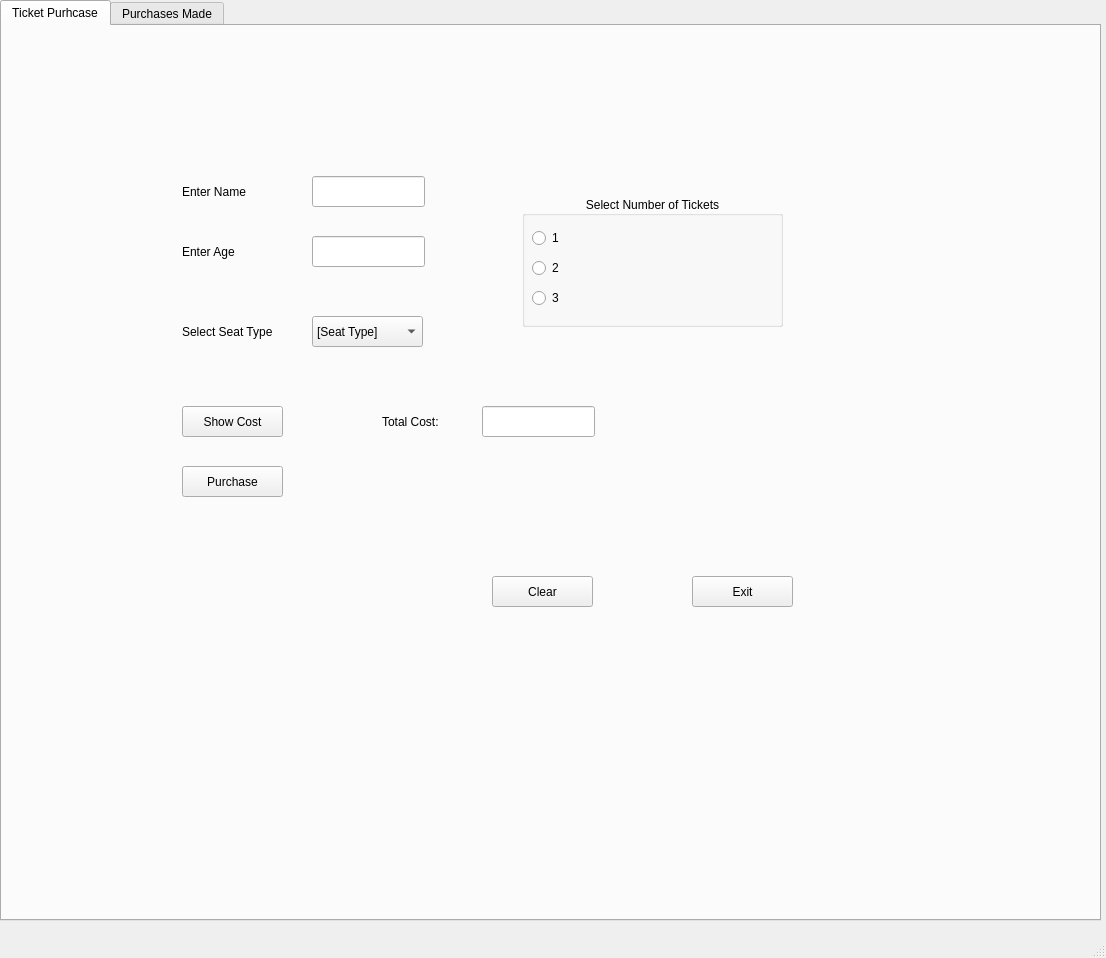
<?xml version="1.0" encoding="UTF-8"?>
<ui version="4.0">
 <class>ticketWindow</class>
 <widget class="QMainWindow" name="ticketWindow">
  <property name="geometry">
   <rect>
    <x>0</x>
    <y>0</y>
    <width>1106</width>
    <height>958</height>
   </rect>
  </property>
  <property name="windowTitle">
   <string>Ticket Purchase</string>
  </property>
  <widget class="QWidget" name="centralwidget">
   <widget class="QTabWidget" name="tbTicketPurhcase">
    <property name="geometry">
     <rect>
      <x>0</x>
      <y>0</y>
      <width>1101</width>
      <height>921</height>
     </rect>
    </property>
    <property name="currentIndex">
     <number>0</number>
    </property>
    <widget class="QWidget" name="tabTicketPurchase">
     <attribute name="title">
      <string>Ticket Purhcase</string>
     </attribute>
     <widget class="QLabel" name="lblName">
      <property name="geometry">
       <rect>
        <x>180</x>
        <y>150</y>
        <width>121</width>
        <height>31</height>
       </rect>
      </property>
      <property name="text">
       <string>Enter Name</string>
      </property>
     </widget>
     <widget class="QLabel" name="lblAge">
      <property name="geometry">
       <rect>
        <x>180</x>
        <y>210</y>
        <width>121</width>
        <height>31</height>
       </rect>
      </property>
      <property name="text">
       <string>Enter Age</string>
      </property>
     </widget>
     <widget class="QLineEdit" name="txtName">
      <property name="geometry">
       <rect>
        <x>310</x>
        <y>150</y>
        <width>113</width>
        <height>31</height>
       </rect>
      </property>
     </widget>
     <widget class="QLineEdit" name="txtAge">
      <property name="geometry">
       <rect>
        <x>310</x>
        <y>210</y>
        <width>113</width>
        <height>31</height>
       </rect>
      </property>
     </widget>
     <widget class="QComboBox" name="cmbSelection">
      <property name="geometry">
       <rect>
        <x>310</x>
        <y>290</y>
        <width>111</width>
        <height>31</height>
       </rect>
      </property>
      <item>
       <property name="text">
        <string>[Seat Type]</string>
       </property>
      </item>
      <item>
       <property name="text">
        <string>Toplevel</string>
       </property>
      </item>
      <item>
       <property name="text">
        <string>Midlevel</string>
       </property>
      </item>
      <item>
       <property name="text">
        <string>Courtside</string>
       </property>
      </item>
     </widget>
     <widget class="QLabel" name="lblSelection">
      <property name="geometry">
       <rect>
        <x>180</x>
        <y>290</y>
        <width>121</width>
        <height>31</height>
       </rect>
      </property>
      <property name="text">
       <string>Select Seat Type</string>
      </property>
     </widget>
     <widget class="QGroupBox" name="grpNumberOfTickets">
      <property name="geometry">
       <rect>
        <x>520</x>
        <y>170</y>
        <width>261</width>
        <height>131</height>
       </rect>
      </property>
      <property name="title">
       <string>Select Number of Tickets</string>
      </property>
      <property name="alignment">
       <set>Qt::AlignCenter</set>
      </property>
      <property name="flat">
       <bool>false</bool>
      </property>
      <property name="checkable">
       <bool>false</bool>
      </property>
      <widget class="QRadioButton" name="rb1">
       <property name="geometry">
        <rect>
         <x>10</x>
         <y>30</y>
         <width>110</width>
         <height>24</height>
        </rect>
       </property>
       <property name="text">
        <string>1</string>
       </property>
      </widget>
      <widget class="QRadioButton" name="rb2">
       <property name="geometry">
        <rect>
         <x>10</x>
         <y>60</y>
         <width>110</width>
         <height>24</height>
        </rect>
       </property>
       <property name="text">
        <string>2</string>
       </property>
      </widget>
      <widget class="QRadioButton" name="rb3">
       <property name="geometry">
        <rect>
         <x>10</x>
         <y>90</y>
         <width>110</width>
         <height>24</height>
        </rect>
       </property>
       <property name="text">
        <string>3</string>
       </property>
      </widget>
     </widget>
     <widget class="QPushButton" name="btnCost">
      <property name="geometry">
       <rect>
        <x>180</x>
        <y>380</y>
        <width>101</width>
        <height>31</height>
       </rect>
      </property>
      <property name="text">
       <string>Show Cost</string>
      </property>
     </widget>
     <widget class="QPushButton" name="btnPurchase">
      <property name="geometry">
       <rect>
        <x>180</x>
        <y>440</y>
        <width>101</width>
        <height>31</height>
       </rect>
      </property>
      <property name="text">
       <string>Purchase</string>
      </property>
     </widget>
     <widget class="QPushButton" name="btnClear">
      <property name="geometry">
       <rect>
        <x>490</x>
        <y>550</y>
        <width>101</width>
        <height>31</height>
       </rect>
      </property>
      <property name="text">
       <string>Clear</string>
      </property>
     </widget>
     <widget class="QPushButton" name="btnExit">
      <property name="geometry">
       <rect>
        <x>690</x>
        <y>550</y>
        <width>101</width>
        <height>31</height>
       </rect>
      </property>
      <property name="text">
       <string>Exit</string>
      </property>
     </widget>
     <widget class="QLabel" name="lblTotalCost">
      <property name="geometry">
       <rect>
        <x>380</x>
        <y>380</y>
        <width>121</width>
        <height>31</height>
       </rect>
      </property>
      <property name="text">
       <string>Total Cost:</string>
      </property>
     </widget>
     <widget class="QLineEdit" name="txtAge_2">
      <property name="geometry">
       <rect>
        <x>480</x>
        <y>380</y>
        <width>113</width>
        <height>31</height>
       </rect>
      </property>
     </widget>
    </widget>
    <widget class="QWidget" name="tabPurchasesMade">
     <attribute name="title">
      <string>Purchases Made</string>
     </attribute>
     <widget class="QListWidget" name="lstPurchasesMade">
      <property name="geometry">
       <rect>
        <x>30</x>
        <y>40</y>
        <width>1041</width>
        <height>341</height>
       </rect>
      </property>
     </widget>
    </widget>
   </widget>
  </widget>
  <widget class="QMenuBar" name="menubar">
   <property name="geometry">
    <rect>
     <x>0</x>
     <y>0</y>
     <width>1106</width>
     <height>26</height>
    </rect>
   </property>
  </widget>
  <widget class="QStatusBar" name="statusbar"/>
 </widget>
 <resources/>
 <connections/>
</ui>
